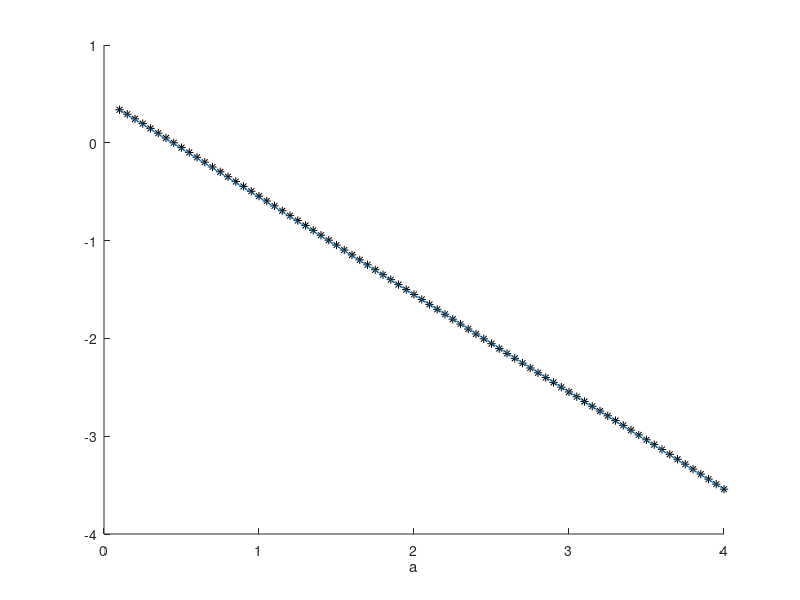

Reproduce this figure in MATLAB.
function main()
clear all;
close all; 
hold on;
for a=0.1:0.05:4
    I=Simpson(@(t)myfun(t,a),0,500,0.01);
    plot(a,log(I),'*k');
    xlabel('a');
end

a=[0.1:0.05:4];
l=-(a*0.9949)+0.4375;
plot(a,l);

end

function y=myfun(t,a)
y=(t./(1+t.^2)).*sin(a*t);
end

function I=Simpson(f,a,b,step)
x1=a:step:b;
y1=f(x1);
n1=length(x1);
x2=a+step/2:step:b-step/2;
y2=f(x2);
I=step*((2*sum(y1)-y1(1)-y1(n1))/6+2*sum(y2)/3);
end
